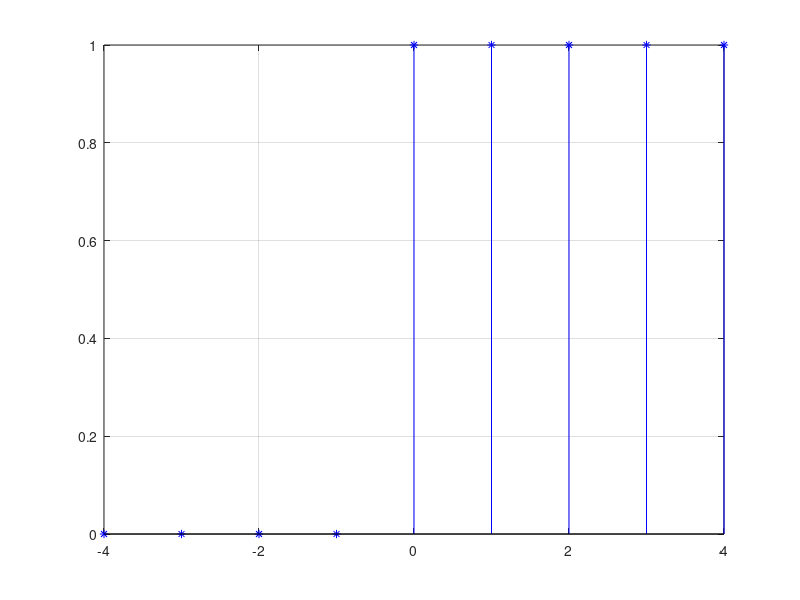

Write the MATLAB code that produced this figure.
%unit step signal generation

clc;clear all;close all;
negative_time=-4; positive_time=4;
n=negative_time:1:positive_time;
index=0;
for i=negative_time:1:positive_time
    index=index+1;
    if i==0||i>0
        u=1;
    else
        u=0;
    end
    n(2,index)=u;
end
figure(1)
stem(n(1,:),n(2,:),'b*');
grid on;
    